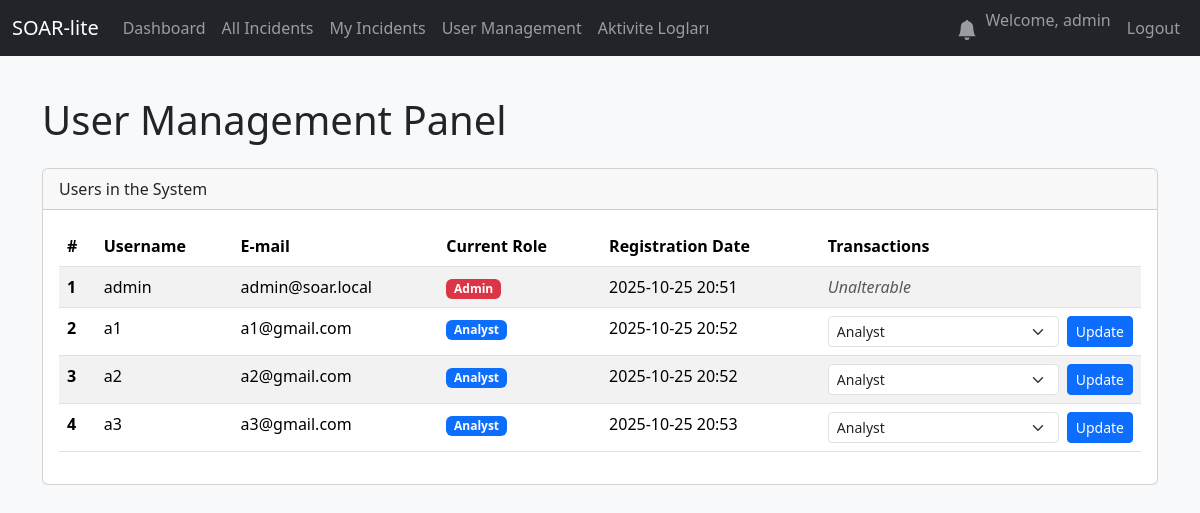
Before: /admin/users (signed in) with the older database file.
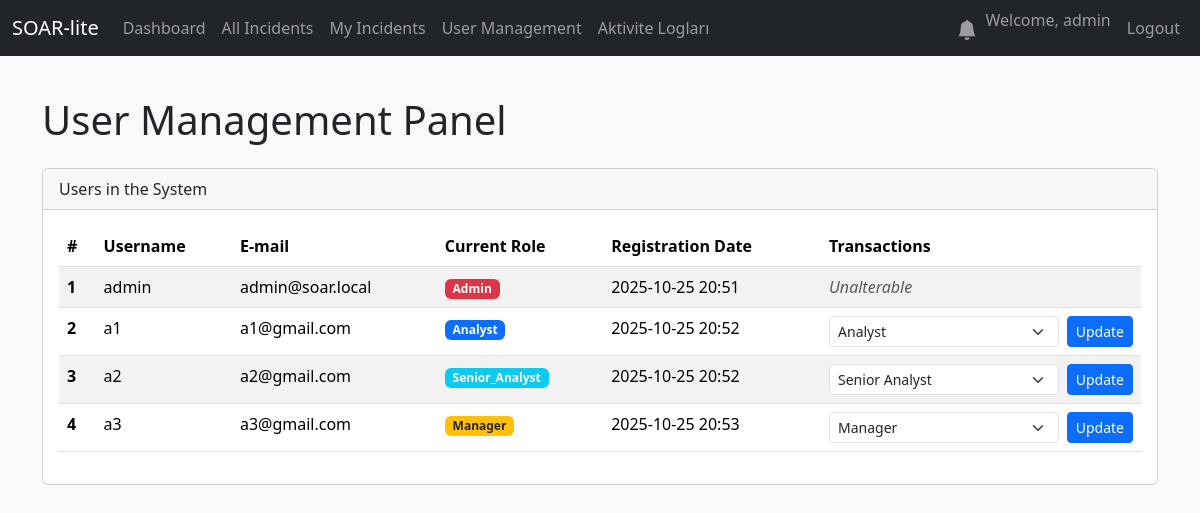
After: the same page with the newer database file.
### database.py (models this page shows, shortened)
class User(UserMixin, db.Model):
    id = db.Column(db.Integer, primary_key=True)
    username = db.Column(db.String(80), unique=True, nullable=False)
    email = db.Column(db.String(120), unique=True, nullable=False)
    password_hash = db.Column(db.String(128))
    created_at = db.Column(db.DateTime, default=datetime.utcnow)
    role = db.Column(db.String(50), nullable=False, default='Analyst')

### app.py (the view)
@app.route('/admin/users')
@login_required
@role_required('Admin')
def user_management():
    users = User.query.order_by(User.id).all()
    return render_template('admin_panel.html', users=users)

### app.py (called while the page is built)
def create_app():
    app = Flask(__name__)
    app.config['SQLALCHEMY_DATABASE_URI'] = 'sqlite:///soar.db'
    app.config['SQLALCHEMY_TRACK_MODIFICATIONS'] = False
    app.config['SECRET_KEY'] = 'bunu-mutlaka-guvenli-ve-rastgele-bir-degerle-degistir'
    db.init_app(app)
    login_manager = LoginManager()
    login_manager.init_app(app)
    login_manager.login_view = 'login'
    @login_manager.user_loader
    def load_user(user_id):
        return db.session.get(User, int(user_id))
    with app.app_context():
        db.create_all()
        print("🗄️ Database tables created or already exist.")
    return app

def role_required(*roles):
    def wrapper(f):
        @wraps(f)
        def decorated_function(*args, **kwargs):
            if not current_user.is_authenticated or current_user.role not in roles:
                abort(403)
            return f(*args, **kwargs)
        return decorated_function
    return wrapper

### templates/admin_panel.html (shortened to what this page needs)
{% extends "base.html" %}
{% block content %}
<div class="container mt-4">
    <h1 class="mb-4">User Management Panel</h1>
    <div class="card">
        <div class="card-header">
            Users in the System
        </div>
        <div class="card-body">
            <table class="table table-striped table-hover">
                <thead class="thead-dark">
                    <tr>
                        <th scope="col">#</th>
                        <th scope="col">Username</th>
                        <th scope="col">E-mail</th>
                        <th scope="col">Current Role</th>
                        <th scope="col">Registration Date</th>
                        <th scope="col">Transactions</th>
                    </tr>
                </thead>
                <tbody>
                    {% for user in users %}
                    <tr>
                        <th scope="row">{{ user.id }}</th>
                        <td>{{ user.username }}</td>
                        <td>{{ user.email }}</td>
                        <td>
                            {% if user.role == 'Admin' %}
                                <span class="badge bg-danger">{{ user.role }}</span>
                            {% elif user.role == 'Manager' %}
                                <span class="badge bg-warning text-dark">{{ user.role }}</span>
                            {% elif user.role == 'Senior_Analyst' %}
                                <span class="badge bg-info">{{ user.role }}</span>
                            {% else %}
                                <span class="badge bg-primary">{{ user.role }}</span>
                            {% endif %}
                        </td>
                        <td>{{ user.created_at.strftime('%Y-%m-%d %H:%M') }}</td>
                        <td>
                            {% if user.id == current_user.id %}
                                <span class="text-muted fst-italic">Unalterable</span>
                            {% else %}
                                <form action="{{ url_for('change_user_role', user_id=user.id) }}" method="POST" class="d-flex">
                                    <select name="role" class="form-select form-select-sm me-2">
                                        <option value="Analyst" {% if user.role == 'Analyst' %}selected{% endif %}>Analyst</option>
                                        <option value="Senior_Analyst" {% if user.role == 'Senior_Analyst' %}selected{% endif %}>Senior Analyst</option>
                                        <option value="Manager" {% if user.role == 'Manager' %}selected{% endif %}>Manager</option>
                                    </select>
                                    <button type="submit" class="btn btn-sm btn-primary">Update</button>
                                </form>
                            {% endif %}
                        </td>
                    </tr>
                    {% endfor %}
                </tbody>
            </table>
        </div>
    </div>
</div>
{% endblock %}

Changed rows visible on the page:
changed User "a2@gmail.com": role "Analyst" → "Senior Analyst"; role "Analyst" → "Senior_Analyst"
changed User "a3@gmail.com": role "Analyst" → "Manager"
